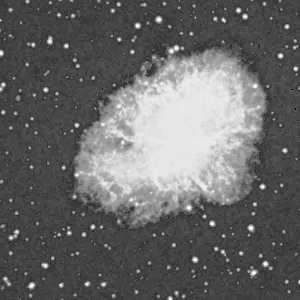
%> input picture Lab5-Segmentation-main/assets/crabpulsar.tif, 300 x 300 px
$ octave Lab5.m   (GNU Octave 9; MATLAB toolbox functions it lacks are replaced by stand-ins)
%> lines starting %> are read from the running program, lines starting %| are printed output that depends on the picture; in (x1, y1, x2, y2) boxes, pixels count from 0 and x2, y2 are one past the last pixel; in counts of white or black regions, pixels touching at a corner belong together; the program's own positions count from 1
% task 1

clear all
close all
f = imread('assets/crabpulsar.tif');
%> f is the input picture: size 300x300 uint8; min 0, max 255, mean 102.8
w = [-1 -1 -1;
     -1  8 -1;
     -1 -1 -1];
g1 = abs(imfilter(f, w));     % point detected
se = strel("disk",1);
g2 = imerode(g1, se);         % eroded
threshold = 100;
g3 = uint8((g2 >= threshold)*255); % thresholded
%> g3: size 300x300 uint8; 0.27% white in thin lines or dots
montage({f, g1, g2, g3});

%% task 2

clear all; close all;

%% --- Load images ---
f1 = imread('assets/circuit.tif');       % chip micrograph
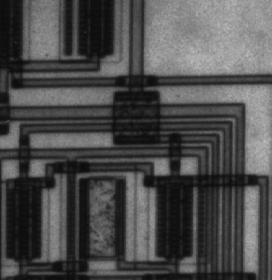
%> input picture Lab5-Segmentation-main/assets/circuit.tif, 272 x 280 px
%> f1 is the input picture: size 280x272 uint8; min 12, max 191, mean 76.3
f2 = imread('assets/brain_tumor.jpg');    % MRI scan
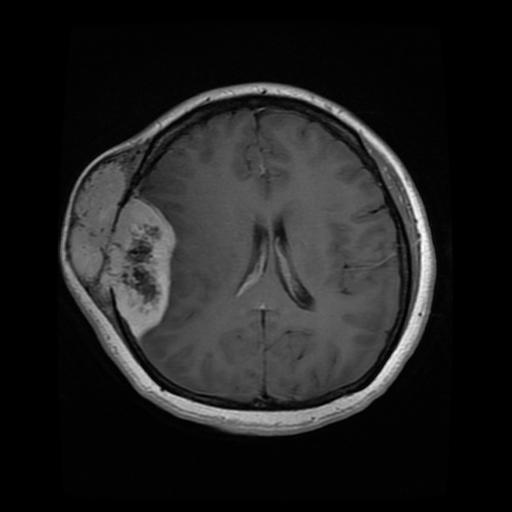
%> input picture Lab5-Segmentation-main/assets/brain_tumor.jpg, 512 x 512 px
%> f2 is the input picture: size 512x512 uint8; min 0, max 255, mean 32.2

%% --- Convert to grayscale if needed ---
if size(f1,3) == 3
    f1g = rgb2gray(f1);
else
    f1g = f1;
end

if size(f2,3) == 3
    f2g = rgb2gray(f2);
else
    f2g = f2;
end

%% --- Edge detection using Sobel, LoG, Canny ---
% You can adjust thresholds later

% Circuits image
g1_sobel = edge(f1g,'Sobel');
%> g1_sobel: size 280x272 logical; 4.4% white in thin lines or dots
g1_log   = edge(f1g,'log');
%> g1_log: size 280x272 logical; 11.2% white in thin lines or dots
g1_canny = edge(f1g,'Canny');
%> g1_canny: size 280x272 logical; 10% white in thin lines or dots

% Brain tumor image
g2_sobel = edge(f2g,'Sobel');
%> g2_sobel: size 512x512 logical; 2.1% white in thin lines or dots, all inside (x1, y1, x2, y2) = (60, 82, 437, 436)
g2_log   = edge(f2g,'log');
%> g2_log: size 512x512 logical; 3.2% white in thin lines or dots, all inside (x1, y1, x2, y2) = (60, 82, 453, 441)
g2_canny = edge(f2g,'Canny');
%> g2_canny: size 512x512 logical; 2.8% white in thin lines or dots, all inside (x1, y1, x2, y2) = (60, 83, 436, 436)

%% --- Display results ---
figure;
montage({f1, g1_sobel, g1_log, g1_canny}, ...
    'Size',[1 4], 'BorderSize',5);
title('Circuits: Original | Sobel | LoG | Canny');

figure;
montage({f2, g2_sobel, g2_log, g2_canny}, ...
    'Size',[1 4], 'BorderSize',5);
title('Brain Tumor: Original | Sobel | LoG | Canny');

%% --- Example: experimenting with thresholds ---
% Try different thresholds for Canny on circuits image
t1 = 0.1; t2 = 0.2; t3 = 0.3;
c1 = edge(f1g,'Canny',t1);
%> c1: size 280x272 logical; 18% white in thin lines or dots
c2 = edge(f1g,'Canny',t2);
%> c2: size 280x272 logical; 12.8% white in thin lines or dots
c3 = edge(f1g,'Canny',t3);
%> c3: size 280x272 logical; 10.2% white in thin lines or dots

figure;
montage({f1, c1, c2, c3}, 'Size',[1 4], 'BorderSize',5);
title('Canny with thresholds: original | 0.1 | 0.2 | 0.3');

%% Task 3

clear all; close all;

%% Step 1: Find edge points

% Read image and find edge points

f = imread('assets/circuit_rotated.tif');
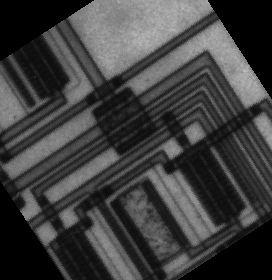
%> input picture Lab5-Segmentation-main/assets/circuit_rotated.tif, 272 x 280 px
%> f is the input picture: size 280x272 uint8; min 0, max 191, mean 62.8
fEdge = edge(f,'Canny');
%> fEdge: size 280x272 logical; 10.8% white in thin lines or dots
figure(1)
montage({f,fEdge})

%% Step 2: Do the Hough Transform

% Perform Hough Transform and plot count as image intensity
[H, theta, rho] = hough(fEdge);
%> theta = 180 values from -90 to 89; rho = 779 values from -389 to 389
figure(2)
imshow(H,[],'XData',theta,'YData', rho, ...
            'InitialMagnification','fit');
xlabel('theta'), ylabel('rho');
axis on, axis normal, hold on;

%% Step 3: Find peaks in Hough Image

% Find 5 larges peaks and superimpose markers on Hough image
figure(2)
peaks  = houghpeaks(H,5);
%> peaks = [528 147; 550 147; 564 147; 518 147; 422 59]
%peaks  = houghpeaks(H,5,'threshold',ceil(0.3*max(H(:))));
x = theta(peaks(:,2)); y = rho(peaks(:,1));
%> after `x = theta(peaks(:,2))`: x = [56 56 56 56 -32]
%> after `y = rho(peaks(:,1))`: y = [138 160 174 128 32]
plot(x,y,'o','color','red', 'MarkerSize',10, 'LineWidth',1);

%% Step 4: Explore peaks in the Hough Image

% Plot the Hough image as a 3D plot (called SURF)
figure(3)
surf(theta, rho, H);
xlabel('theta','FontSize',16);
ylabel('rho','FontSize',16)
zlabel('Hough Transform counts','FontSize',16)

%% Step 5: Fit lines into the image

% From theta and rho and plot lines
lines = houghlines(fEdge,theta,rho,peaks,'FillGap',5,'MinLength',7);
%> lines = 13 lines; longest, point1 to point2 (x, y): (220, 20) to (116, 90), (213, 12) to (118, 76), (98, 102) to (4, 166), (87, 97) to (3, 154), (98, 128) to (16, 184), (107, 139) to (31, 191)
figure(4), imshow(f),
figure(4); hold on
max_len = 0;
for k = 1:length(lines);
   xy = [lines(k).point1; lines(k).point2];
   plot(xy(:,1),xy(:,2),'LineWidth',2,'Color','green');
end
%> this loop made 13 passes
%> xy on passes 1 to 12: [220 20; 116 90], [98 102; 4 166], [204 57; 141 100], [98 128; 16 184], [204 74; 148 112], [107 139; 31 191], [23 196; 16 201], [213 12; 118 76], [87 97; 3 154], [55 27; 94 90], [134 154; 141 164], [149 178; 191 244]

%% Task 4 - Segmentation by Thresholding

clear all; close all;

% Load image
f = imread('assets/yeast-cells.tif');
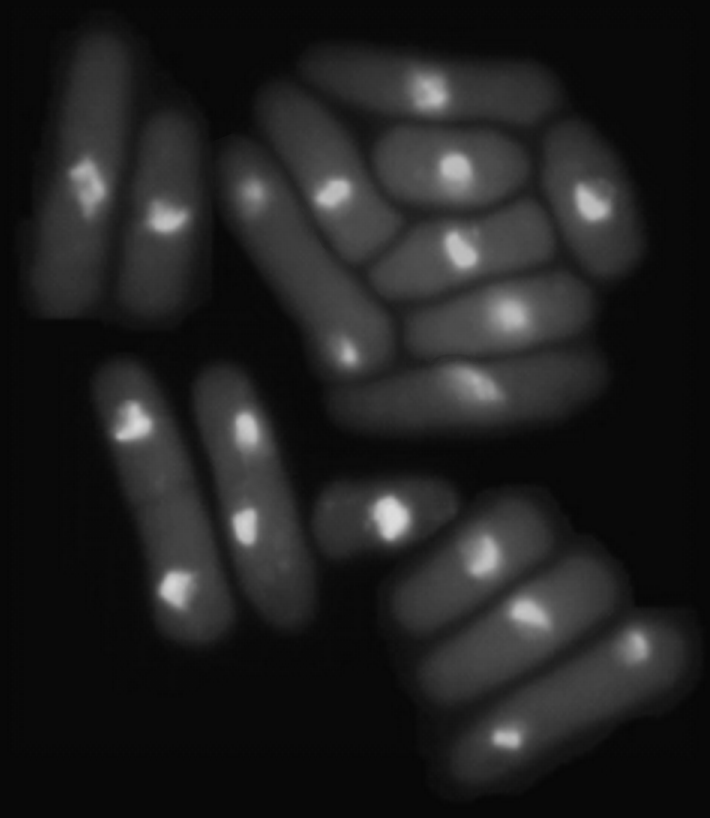
%> input picture Lab5-Segmentation-main/assets/yeast-cells.tif, 710 x 818 px
%> f is the input picture: size 818x710 uint8; min 6, max 222, mean 33.1

% Otsu threshold

T=graythresh(f)
%> T = 0.165

bw_otsu = imbinarize(f, T);
%> bw_otsu: size 818x710 logical; 32.9% white; 11 white regions (2 under 20 px), largest, box (x1, y1, x2, y2) and area: (228, 59, 588, 425) 83230, (397, 501, 613, 698) 23920, (104, 368, 230, 639) 16546

figure;
montage({f, bw_otsu}, 'Size',[1 2]);
title('Original | Otsu Thresholding');

%% different thresholds

clear all; close all;

f = imread('assets/yeast-cells.tif');

t1 = 0.15
t2 = 0.18
t3 = 0.20

f_1 = imbinarize(f, t1);
%> f_1: size 818x710 logical; 35.8% white; 11 white regions (3 under 20 px), largest, box (x1, y1, x2, y2) and area: (227, 58, 635, 427) 99162, (395, 499, 616, 700) 25743, (98, 365, 232, 640) 17765
f_2 = imbinarize(f, t2);
%> f_2: size 818x710 logical; 30.1% white; 19 white regions (7 under 20 px), largest, box (x1, y1, x2, y2) and area: (276, 102, 586, 423) 54334, (106, 369, 228, 638) 15374, (229, 157, 392, 378) 13991
f_3 = imbinarize(f, t3);
%> f_3: size 818x710 logical; 25.1% white; 34 white regions (17 under 20 px), largest, box (x1, y1, x2, y2) and area: (108, 372, 222, 634) 13177, (231, 164, 389, 375) 12022, (204, 382, 299, 588) 11529

figure;
montage({f, f_1, f_2, f_3});
title('Original | thresh 0.15 | thresh 0.18 | thresh 0.20');

%% Task 5 - Segmentation by k-means clustering

clear all; close all;
f = imread('assets/baboon.png');    % read image
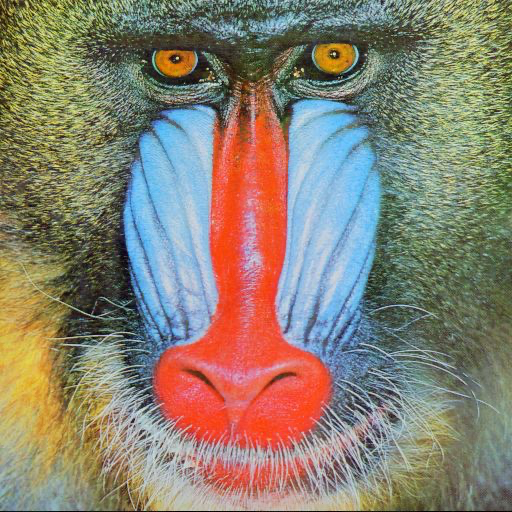
%> input picture Lab5-Segmentation-main/assets/baboon.png, 512 x 512 px
%> f is the input picture: size 512x512x3 uint8; mean R, G, B 137.4, 128.9, 113.2
[M N S] = size(f);                  % find image size
%> M = 512; N = 512; S = 3
F = reshape(f, [M*N S]);            % resize as 1D array of 3 colours
% Separate the three colour channels
R = F(:,1); G = F(:,2); B = F(:,3);
C = double(F)/255;          % convert to double data type for plotting
figure(1)
scatter3(R, G, B, 1, C);    % scatter plot each pixel as colour dot
xlabel('RED', 'FontSize', 14);
ylabel('GREEN', 'FontSize', 14);
zlabel('BLUE', 'FontSize', 14);

%%

% perform k-means clustering
k = 10;
[L,centers]=imsegkmeans(f,k);
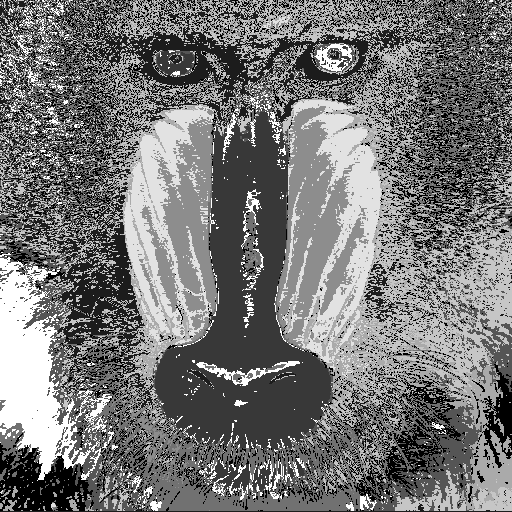
%> L: size 512x512 uint8; min 1, max 10, mean 5.16; drawn with min black and max white
%> centers = [145 155 133; 51 54 39; 232 84 60; 126 121 81; 184 184 164; 162 196 223; 103 123 125; 83 90 70; 118 178 221; 199 159 91]
% plot the means on the scatter plot
hold
scatter3(centers(:,1),centers(:,2),centers(:,3),100,'black','fill');


%%

% display the segmented image along with the original
J = label2rgb(L,im2double(centers));
figure(2)
montage({f,J})
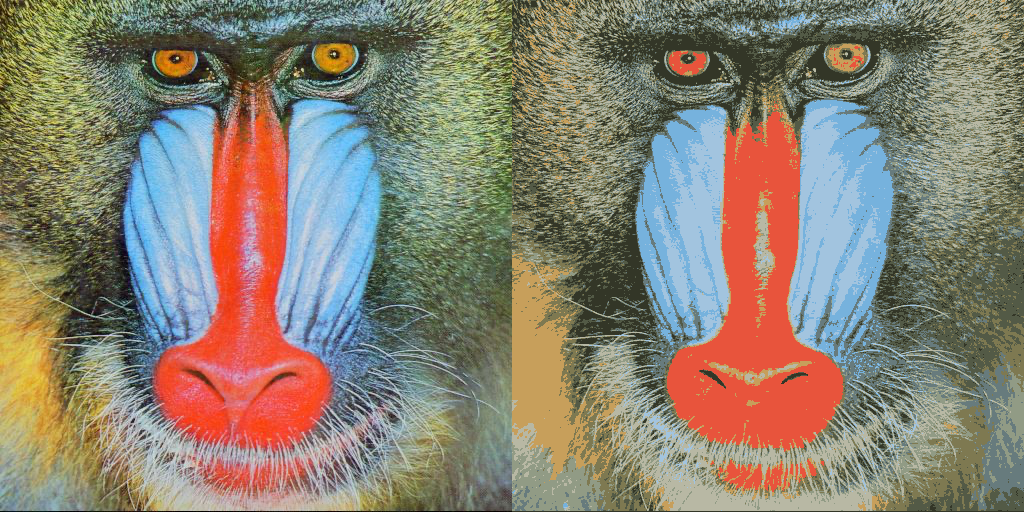
%> displayed picture: size 512x1024x3, on the screen's scale of 0 to 255; mean R, G, B 137.4, 128.8, 113.2

%% task 5 pt 2 - peppers clustering

clear all; close all;
%> (the run ends here)
